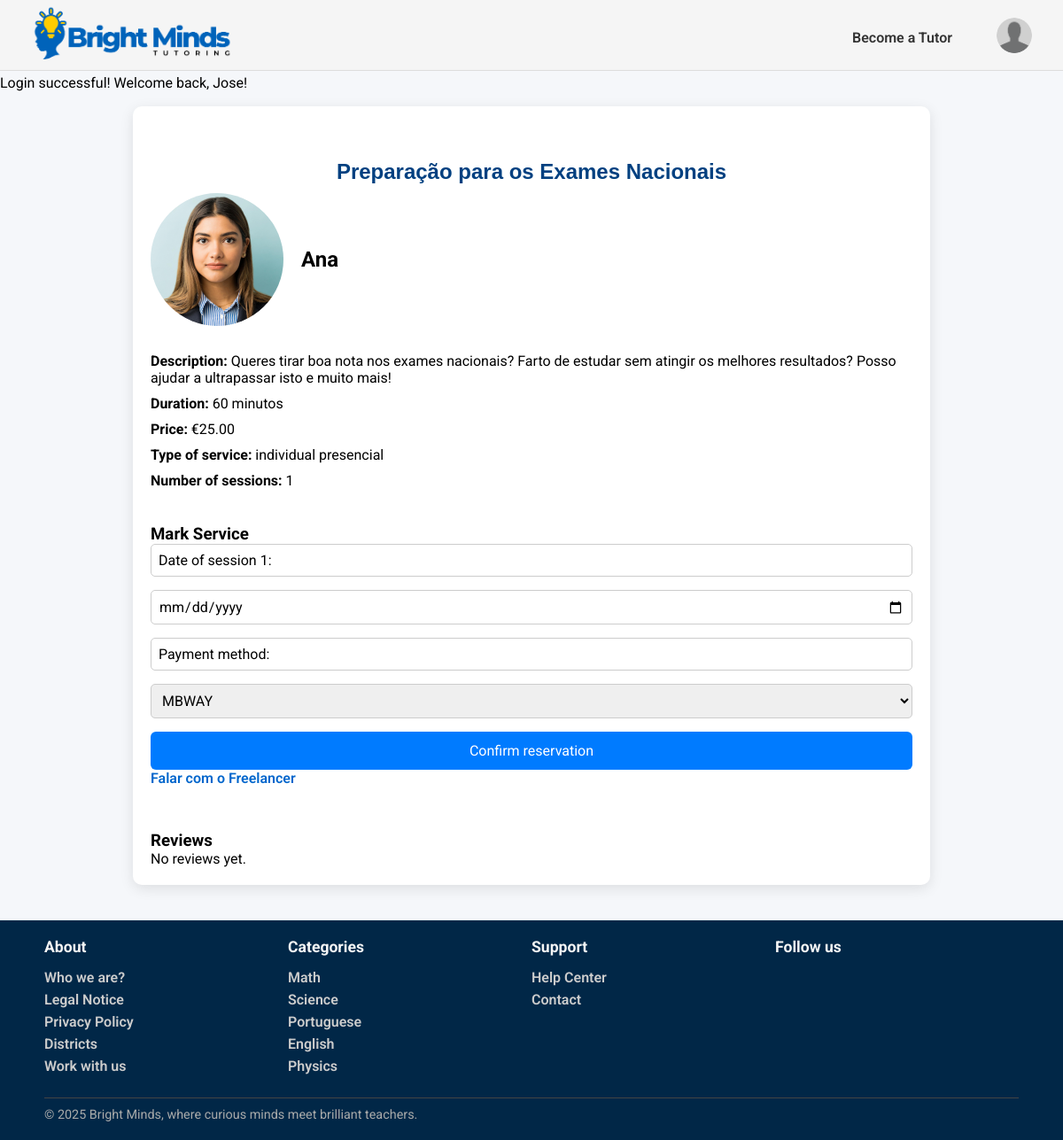
/pages/service_detail.php?id=1 (signed in), run on the app's committed database.
### tables this page shows
CREATE TABLE Service(
    service_id INTEGER PRIMARY KEY,
    freelancer_id INTEGER NOT NULL,
    title TEXT NOT NULL,
    category_name TEXT NOT NULL,
    description TEXT NOT NULL,
    duracao INTEGER NOT NULL,
    price REAL NOT NULL,
    service_type TEXT CHECK(service_type IN ('individual presencial', 'grupo presencial', 'individual online','grupo online', 'revisão trabalhos')) NOT NULL,
    num_sessoes INTEGER NOT NULL,
    status TEXT CHECK(status IN ('ativo', 'inativo')) DEFAULT 'ativo',
    max_students INTEGER,
    FOREIGN KEY (freelancer_id) REFERENCES Freelancers(freelancer_id) ON UPDATE CASCADE ON DELETE CASCADE,
    FOREIGN KEY (category_name) REFERENCES Category(category_name) ON UPDATE CASCADE ON DELETE RESTRICT
);

CREATE TABLE User (
    user_id INTEGER PRIMARY KEY,
    username TEXT UNIQUE NOT NULL,
    name TEXT NOT NULL,
    birth_date DATE,
    email TEXT UNIQUE NOT NULL,
    password TEXT NOT NULL,
    usertype TEXT CHECK(usertype IN ('student', 'tutor', 'admin')) NOT NULL,
    address TEXT,
    postal_code TEXT,
    city TEXT,
    registration_date DATE NOT NULL,
    profile_image TEXT
);

CREATE TABLE Category(
    category_name TEXT PRIMARY KEY
);

### pages/service_detail.php (called while the page is built, shortened)
<?php
require_once('../database/connection.db.php');
require_once('../database/service.class.php');
require_once('../database/user.class.php');
require_once('../database/review.class.php');
require_once('../utils/session.php');
require_once(__DIR__. '/../templates/services.tpl.php');
require_once('../database/categories.php');
$session = new Session();
$db = getDatabaseConnection();
$categories = getAllCategories($db);
$service_id = intval($_GET['id']);
$service = Service::getServiceById($db, $service_id);
$freelancer = User::getUserbyId($db, $service->freelancer_id);
$reviews = Review::getReviewsByServiceId($db, $service_id);
drawHeader($session);
drawServiceDetail($service, $freelancer, $reviews);
drawFooter($categories);
?>

### utils/session.php (called while the page is built, shortened)
<?php
  class Session {
    private array $messages;
    public function __construct() {
      $this->messages = isset($_SESSION['messages']) ? $_SESSION['messages'] : array();
    }
    public function isLoggedIn() : bool {
      return isset($_SESSION['id']);
    }
    public function getUserType() : ?string {
      return isset($_SESSION['user_type']) ? $_SESSION['user_type'] : null;
    }
    public function getPhoto(): ?string{
      return isset($_SESSION['photo']) ? $_SESSION['photo'] : null;
    }
    public function getMessages() {
      return $this->messages;
    }
  }
?>

### database/service.class.php (called while the page is built, shortened)
<?php
  class Service {
    public function __construct(int $service_id, int $freelancer_id, string $title, string $category_name, string $description, int $duracao, int $price, string $service_type, int $num_sessoes, ?int $max_students) {
        $this->freelancer_id = $freelancer_id;
        $this->title = $title;
        $this->description = $description;
        $this->duracao = $duracao;
        $this->price = $price;
        $this->service_type = $service_type;
        $this->num_sessoes= $num_sessoes;
    }
    public static function getServiceById(PDO $db, int $id): ?Service {
        $stmt = $db->prepare('SELECT * FROM Service WHERE service_id = ?');
        $stmt->execute([$id]);
        $row = $stmt->fetch(PDO::FETCH_ASSOC);
        return new Service(
            intval($row['service_id']),
            intval($row['freelancer_id']),
            $row['title'],
            $row['category_name'],
            $row['description'],
            $row['duracao'],
            intval($row['price']),
            $row['service_type'],
            intval($row['num_sessoes']),
            isset($row['max_students']) ? intval($row['max_students']) : null,
        );
    }
}
?>

### database/user.class.php (called while the page is built, shortened)
<?php
  class User {
    public ?string $profile_image;
    public function __construct(int $id, string $username, string $name, string $email, string $password, string $user_type, string $registration_date, ?string $birth_date, ?string $address, ?string $postal_code, ?string $city, ?string $profile_image) {
      $this->id = $id;
      $this->name= $name;
      $this->profile_image= $profile_image;
    }
    static function getUserbyId(PDO $db, int $id) : User {
      $stmt = $db->prepare('SELECT * FROM User WHERE user_id = ?');
      $stmt->execute(array($id));
      $user = $stmt->fetch();
      return new User(
          intval($user['user_id']),
          $user['username'],
          $user['name'],
          $user['email'],
          $user['password'],
          $user['usertype'],
          $user['registration_date'],
          $user['birth_date'],
          $user['address'],
          $user['postal_code'],
          $user['city'],
          $user['profile_image']
        );
    }
    function getPhoto() : string {
      $photo = $this->profile_image ?? "/docs/profile_img/default.png";
      if (file_exists(__DIR__ . '/..' . $photo)) {
        return $photo;
      } else {
      return "/docs/profile_img/default.png";
      }
    }
  }
?>

### database/categories.php (called while the page is built, shortened)
<?php
  function getAllCategories(PDO $db) {
    $stmt = $db->prepare('SELECT category_name
                          FROM Category');
    $stmt->execute();
    return $stmt->fetchAll();
  }
?>

### templates/services.tpl.php (the view, shortened to what this page needs)
<?php function drawServiceDetail($service, $freelancer, $reviews) { ?>
<section id="service-detail">
  <h1><?= htmlspecialchars($service->title) ?></h1>
  <div class="freelancer-info">
    <img src="<?= htmlspecialchars($freelancer->getPhoto()) ?>" alt="Photo of <?= htmlspecialchars($freelancer->name) ?>" />
    <h2><?= htmlspecialchars($freelancer->name) ?></h2>
  </div>
  <div class="service-info">
    <p><strong>Description:</strong> <?= nl2br(htmlspecialchars($service->description)) ?></p>
    <p><strong>Duration:</strong> <?= htmlspecialchars($service->duracao) ?> minutos</p>
    <p><strong>Price:</strong> €<?= number_format($service->price, 2) ?></p>
    <p><strong>Type of service:</strong> <?= htmlspecialchars($service->service_type) ?></p>
    <p><strong>Number of sessions:</strong> <?= htmlspecialchars($service->num_sessoes) ?></p>
  </div>
  <div class="booking-form">
    <h3>Mark Service</h3>
    <form action="../actions/action_booking.php" method="POST">
      <?php for ($i = 1; $i <= $service->num_sessoes; $i++): ?>
      <label for="date<?= $i ?>">Date of session <?= $i ?>:</label>
      <input type="date" id="date<?= $i ?>" name="dates[]" required />
    <?php endfor; ?>
      <label for="payment_method">Payment method:</label>
      <select name="payment_method" id="payment_method" required>
        <option value="MBWAY">MBWAY</option>
      </select>
      <button type="submit">Confirm reservation</button>
    </form>
  </div>
  <div class="contact-freelancer">
    <a href="chat.php?freelancer=<?= $freelancer->id ?>" class="btn"> Falar com o Freelancer</a>
  </div>
  <div class="reviews">
    <h3>Reviews</h3>
    <?php if (count($reviews) === 0) { ?>
      <p>No reviews yet.</p>
    <?php } ?>
  </div>
</section>
<?php } ?>

### templates/common.tpl.php (shortened to what this page needs)
<?php
    require_once(__DIR__. '/../utils/session.php');
    require_once(__DIR__.'/../database/user.class.php');
?>
<?php function drawHeader(Session $session){ ?>
    <!DOCTYPE html>
    <html>
        <head>
            <link rel="stylesheet" href="../css/style.css">
            <link rel="stylesheet" href="../css/profile.css">
            <link rel="stylesheet" href="../css/services.css">
            <link rel="stylesheet" href="../css/service_detail.css">
            <link rel="stylesheet" href="../css/admin.css">
            <link rel="stylesheet" href="../css/services_manage.css">
            <link rel="stylesheet" href="../css/client_booking.css">
            <link rel="stylesheet" href="../css/message.css">
        </head>
        <body>
            <header>
                <nav>
                    <a href="../pages/index.php"><img id="logo" src="../docs/BrightMinds_logo.png" alt="BrightMinds Logo"></a>
                    <?php
                        if($session->isLoggedIn()) drawUserNav($session);
                        else drawVisitorNav();
                    ?>
                </nav>
                <section id="messages">
                    <?php foreach ($session->getMessages() as $messsage) { ?>
                        <article class="<?=$messsage['type']?>">
                            <?=$messsage['text']?>
                        </article>
                    <?php } ?>
                </section>
            </header>
            <main>
<?php } ?>
<?php function drawUserNav(Session $session) { ?>
    <div class="user-nav">
        <?php if($session->getUserType()==='student'){ ?>
            <a href="../pages/become_freelancer.php">Become a Tutor</a>
        <?php } else { ?>
            <a href="../pages/add_service.php">Add Service</a>
        <?php } ?>
        <div class="profile-dropdown">
            <button type="button" class="profile-button" onclick="toggleProfileMenu()">
                <img src="<?= $session->getPhoto() ?>" alt="Profile image" class="profile-image">
            </button>
        </div>
    </div>
<?php } ?>
<?php function drawFooter(array $categories){ ?>
            </main>
            <footer>
                <div class="footer-content">
                    <section class="footer-column">
                        <h3>About</h3>
                        <ul>
                            <li><a href="">Who we are?</a></li>
                            <li><a href="">Legal Notice</a></li>
                            <li><a href="">Privacy Policy</a></li>
                            <li><a href="">Districts</a></li>
                            <li><a href="">Work with us</a></li>
                        </ul>
                    </section>
                    <section class="footer-column">
                        <h3>Categories</h3>
                        <ul>
                            <?php foreach($categories as $category){ ?>
                                <li>
                                    <a href=""><?=$category['category_name']?>
                                    </a>
                                </li>
                            <?php } ?>
                        </ul>
                    </section>
                    <section class="footer-column">
                        <h3>Support</h3>
                        <ul>
                            <li><a href="#">Help Center</a></li>
                            <li><a href="#">Contact</a></li>
                        </ul>
                    </section>
                    <section class="footer-column">
                        <h3>Follow us</h3>
                    </section>
                    <div class="footer-bottom">
                        <hr>
                        <p>© 2025 Bright Minds, where curious minds meet brilliant teachers.</p>
                    </div>
                </div>
            </footer>
        </body>
    </html>
<?php } ?>

### css/style.css (style rules this page uses)
* { font-family: "Roboto"; margin:0; padding:0; box-sizing: border-box; }
body { background-color: #f5f7fa; }
header { font-family: "Roboto"; font-style: normal; background-color: whitesmoke; border-bottom: 1px solid #ddd; height: 80px; width: 100%; position: sticky; top:0; left:0; }
nav { display: flex; align-items: center; justify-content: space-between; padding: 5px 35px; }
#logo { height:70px; width: auto; }
a { text-decoration:none; }
.visitor-nav-links li a, .user-nav a { color: #333; font-weight: 600; font-size: 16px; }
.user-nav { display: flex; align-items: center; gap: 50px; }
.user-nav > a { color: #333; font-weight: 600; font-size: 16px; }
.profile-button { background:none; border:none; cursor:pointer; padding:0; }
.profile-image { width: 40px; height: 40px; border-radius: 50%; object-fit: cover; }
.profile-dropdown { position: relative; }
footer { font-family: "Roboto", sans-serif; background-color: #012747; color: #fff; padding: 20px 50px; }
.footer-content { display:grid; grid-template-columns: repeat(4, 1fr); grid-template-rows: auto auto; row-gap: 20px; }
.footer-bottom { grid-column: 1 / -1; }
.footer-column h3 { font-size: 1.1rem; margin-bottom: 15px; color: #f5f5f5; }
.footer-column ul { list-style: none; }
.footer-column ul li { margin-bottom: 6px; }
.footer-column ul li a { text-decoration: none; color: #ccc; }
.footer-bottom { text-align: start; font-size: 0.9rem; color: #aaa; }
.footer-bottom hr { border: none; border-top: 1px solid #444; margin-bottom: 10px; }

### css/profile.css (style rules this page uses)
* { font-family: "Roboto"; margin:0; padding:0; box-sizing: border-box; }

### css/service_detail.css (style rules this page uses)
#service-detail { max-width: 900px; margin: 40px auto; padding: 20px; background: white; border-radius: 10px; box-shadow: 0 4px 15px rgba(0,0,0,0.1); }
#service-detail > h1 { margin-top: 40px; margin-bottom: 10px; }
.freelancer-info { display: flex; align-items: center; gap: 20px; margin-bottom: 30px; }
.freelancer-info img { width: 150px; height: 150px; border-radius: 50%; object-fit: cover; }
.service-info p { margin: 10px 0; font-size: 16px; }
.booking-form { margin-top: 40px; }
.booking-form label, .booking-form select, .booking-form input { display: block; width: 100%; margin-bottom: 15px; font-size: 16px; padding: 8px; border-radius: 5px; border: 1px solid #ccc; }
.booking-form button { background-color: #007bff; color: white; padding: 12px; border: none; border-radius: 6px; cursor: pointer; font-size: 16px; width: 100%; }
.reviews { margin-top: 50px; }

### css/services_manage.css (style rules this page uses)
h1 { margin-top: 100px; color: #004080; }
a { color: #0066cc; text-decoration: none; }

### css/client_booking.css (style rules this page uses)
h1 { margin-top: 100px; color: #004080; font-family: Arial, sans-serif; font-weight: bold; text-align: center; margin-bottom: 40px; }
a { color: #0066cc; text-decoration: none; font-weight: 600; }

### data on the page
service: title "Preparação para os Exames Nacionais", description "Queres tirar boa nota nos exames nacionais? Farto de estudar sem atingir os melhores resultados? Posso ajudar a ultrapassar isto e muito mais!", duracao "60", price "25.00", service_type "individual presencial", num_sessoes "1"
user: profile_image (picture), name "Ana"
category: category_name "Math"
category: category_name "Science"
category: category_name "Portuguese"
category: category_name "English"
category: category_name "Physics"

### other printed values
$messsage['text'] "Login successful! Welcome back, Jose!"
